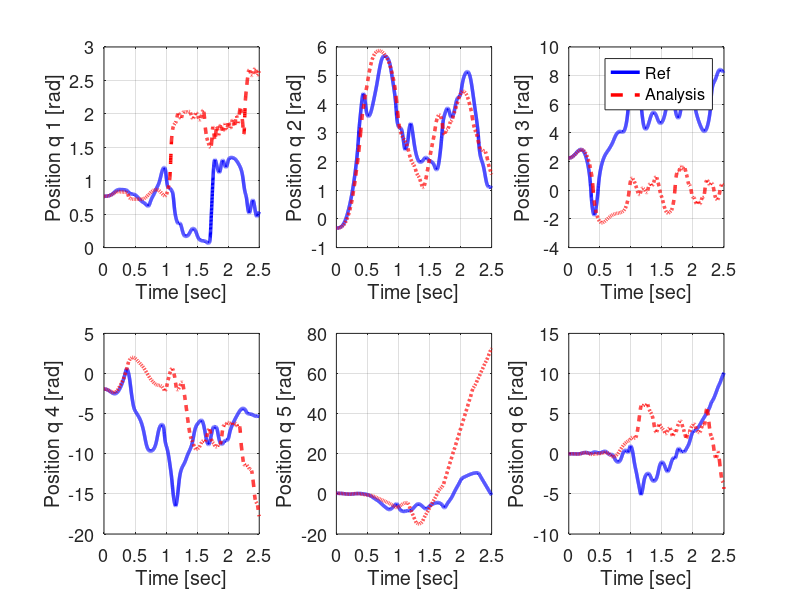
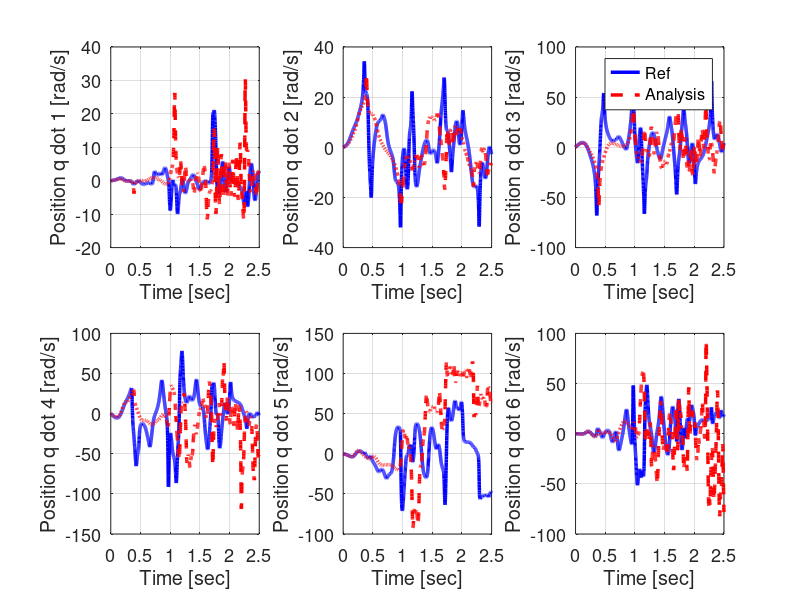
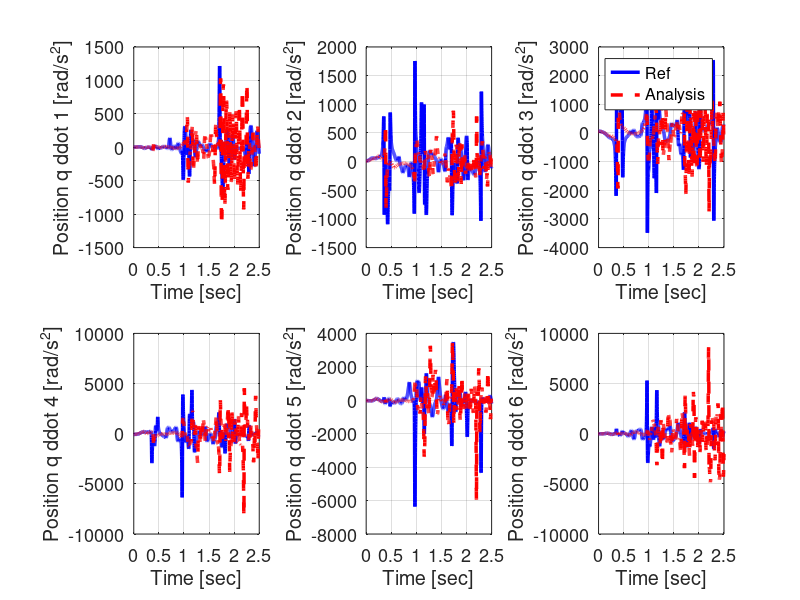

MATLAB code for these plots, in order:
close all;

ref = load('evaluation_dynamics_recurdyn.txt');
data = load('evaluation_dynamics_matlab.txt');

figure
for i = 1 : 6
    subplot(2,3,i)
    set(gcf,'Color',[1,1,1])
    plot(ref(:,2), ref(:,i + 2), 'b', 'LineWidth',2.5)
    hold on
    plot(data(:,1), data(:,i + 1), 'r--','LineWidth', 2.5)
    grid on
    xlabel('Time [sec]')
    ylabel(sprintf('Position q %d [rad]', i))
    if i == 3
        legend('Ref','Analysis')
    end
    set(gca,'FontSize',13)
end

figure
for i = 1 : 6
    subplot(2,3,i)
    set(gcf,'Color',[1,1,1])
    plot(ref(:,2), ref(:,i + 8), 'b', 'LineWidth',2.5)
    hold on
    plot(data(:,1), data(:,i + 7), 'r--','LineWidth', 2.5)
    grid on
    xlabel('Time [sec]')
    ylabel(sprintf('Position q dot %d [rad/s]', i))
    if i == 3
        legend('Ref','Analysis')
    end
    set(gca,'FontSize',13)
end

figure
for i = 1 : 6
    subplot(2,3,i)
    set(gcf,'Color',[1,1,1])
    plot(ref(:,2), ref(:,i + 14), 'b', 'LineWidth',2.5)
    hold on
    plot(data(:,1), data(:,i + 13), 'r--','LineWidth', 2.5)
    grid on
    xlabel('Time [sec]')
    ylabel(sprintf('Position q ddot %d [rad/s^2]', i))
    if i == 3
        legend('Ref','Analysis')
    end
    set(gca,'FontSize',13)
end

